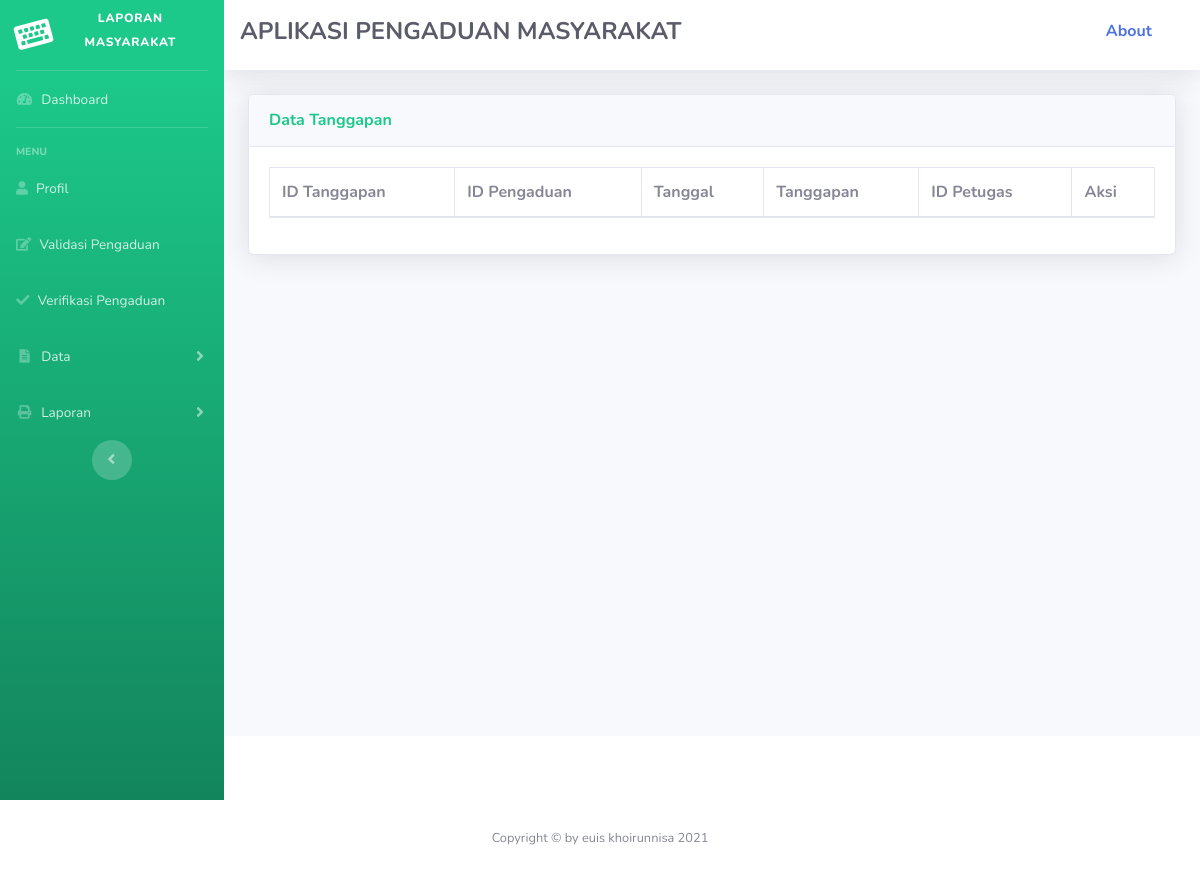
The app's page /admin/admin.php?url=daftar_tanggapan (signed in), older data.
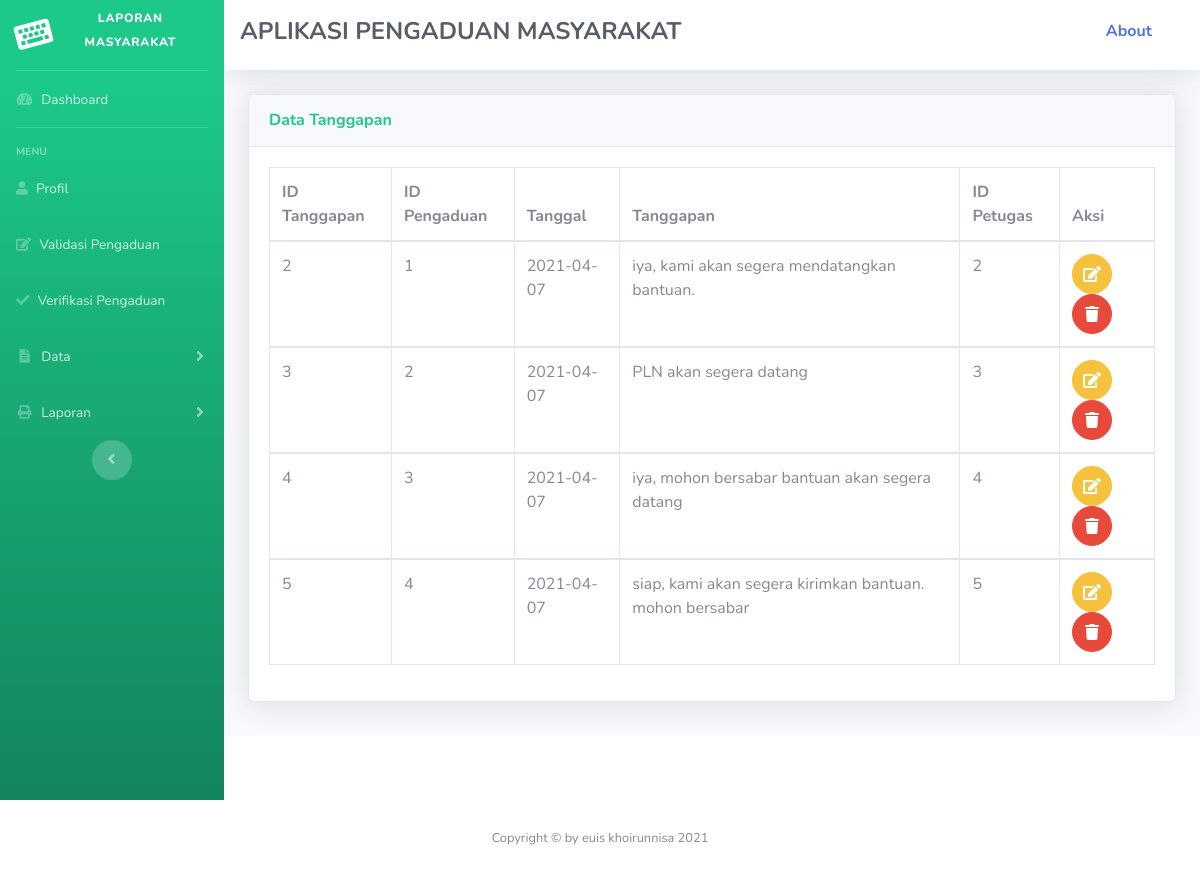
The same page, newer data.
### tables this page shows
CREATE TABLE `tanggapan` (
  `id_tanggapan` int(11) NOT NULL,
  `id_pengaduan` int(11) NOT NULL,
  `tgl_tanggapan` date NOT NULL,
  `tanggapan` text NOT NULL,
  `id_petugas` int(11) NOT NULL
);

### admin/daftar_tanggapan.php (the view, shortened to what this page needs)
        <div class="card shadow mb-4">
          <div class="card-header py-3">
            <h6 class="m-0 font-weight-bold text-success">Data Tanggapan</h6>
          </div>
          <div class="card-body">
            <div class="table-responsive">
              <table class="table table-bordered" id="dataTable" width="100%" cellspacing="0">
                <thead>
                  <tr>
                    <th>ID Tanggapan</th>
                    <th>ID Pengaduan</th>
                    <th>Tanggal</th>
                    <th>Tanggapan</th>
                    <th>ID Petugas</th>
                    <th>Aksi</th>
                  </tr>
                </thead>
                <?php
                require '../koneksi.php';
                $sqli=mysqli_query($konek, "select * from tanggapan");
                while ($data=mysqli_fetch_array($sqli)) {
                ?>
                <tbody>
                  <tr>
                      <td><?php echo $data['id_tanggapan']; ?></td>
                      <td><?php echo $data['id_pengaduan']; ?></td>
                      <td><?php echo $data['tgl_tanggapan']; ?></td>
                      <td><?php echo $data['tanggapan']; ?></td>
                      <td><?php echo $data['id_tanggapan']; ?></td>
                    <td>
                  <a href="admin.php?url=edit_tanggapan&id=<?php echo $data['id_tanggapan']; ?>"
                  class="btn btn-warning btn-circle">
                      <i class="fa fa-edit"></i>
                  </a>
                  <a href="delete_tanggapan.php?id=<?php echo $data['id_tanggapan']; ?>"
                  class="btn btn-danger btn-circle" onclick="return confirm('Yakin akan dihapus?')">
                      <i class="fa fa-trash"></i>
                  </a>
                    </td>
                  </tr>
                </tbody>
                <?php } ?>
              </table>
            </div>
          </div>
        </div>
      </div>
    </div>
    <footer class="sticky-footer bg-white">
    </footer>
  </div>
</div>

### admin/admin.php (shortened to what this page needs)
<!DOCTYPE html>
<html lang="en">
<head>
  <link href="../vendor/fontawesome-free/css/all.min.css" rel="stylesheet" type="text/css">
  <link href="../css/sb-admin-2.min.css" rel="stylesheet">
</head>
<body id="page-top">
  <div id="wrapper">
    <ul class="navbar-nav bg-gradient-success sidebar sidebar-dark accordion" id="accordionSidebar">
      <a class="sidebar-brand d-flex align-items-center justify-content-center" href="#">
        <div class="sidebar-brand-icon rotate-n-15">
          <i class="fas fa-keyboard"></i>
        </div>
        <div class="sidebar-brand-text mx-3"> <sup>Laporan Masyarakat</sup></div>
      </a>
      <hr class="sidebar-divider my-0">
      <li class="nav-item">
        <a class="nav-link" href="admin.php">
          <i class="fas fa-fw fa-tachometer-alt"></i>
          <span>Dashboard</span></a>
      </li>
      <hr class="sidebar-divider">
      <div class="sidebar-heading">
        Menu
      </div>
      <li class="nav-item">
        <a class="nav-link" href="?url=profil">
          <i class="fas fa-user"></i>
          <span>Profil</span></a>
      </li>
      <li class="nav-item">
        <a class="nav-link" href="?url=validasi_pengaduan">
          <i class="fas fa-edit"></i>
          <span>Validasi Pengaduan</span></a>
      </li>
      <li class="nav-item">
        <a class="nav-link" href="?url=verifikasi_pengaduan">
          <i class="fas fa-check"></i>
          <span>Verifikasi Pengaduan</span></a>
      </li>
      <li class="nav-item">
        <a class="nav-link collapsed" href="#" data-toggle="collapse" data-target="#collapseTwo" aria-expanded="true" aria-controls="collapseTwo">
          <i class="fas fa-fw fa-file-alt"></i>
          <span>Data</span>
        </a>
      </li>
      <li class="nav-item">
        <a class="nav-link collapsed" href="#" data-toggle="collapse" data-target="#collapseThree" aria-expanded="true" aria-controls="collapseThree">
          <i class="fas fa-fw fa-print"></i>
          <span>Laporan</span>
        </a>
      </li>
      <div class="text-center d-none d-md-inline">
        <button class="rounded-circle border-0" id="sidebarToggle"></button>
      </div>
    </ul>
    <div id="content-wrapper" class="d-flex flex-column">
      <div id="content">
        <nav class="navbar navbar-expand navbar-light bg-white topbar mb-4 static-top shadow d-flex align-items-center justify-content-between">
         <h4 class="text-uppercase text-dark font-weight-bold">Aplikasi Pengaduan Masyarakat</h4>
         <li class="nav-link dropdown no-arrow">
              <a class="nav-link dropdown-toggle" href="#" id="userDropdown" role="button" data-toggle="dropdown" aria-haspopup="true" aria-expanded="false">
                <p class="mt-2 font-weight-bold text-capitalize">About</p>
                </a>
        </li>
        </nav>
        <div class="container-fluid">
        <?php include 'halaman_admin.php'; ?>
      <footer class="sticky-footer bg-white">
        <div class="container my-auto">
          <div class="copyright text-center my-auto">
            <span>Copyright &copy; by euis khoirunnisa 2021</span>
          </div>
        </div>
      </footer>
</body>
</html>

### admin/halaman_admin.php (shortened to what this page needs)
<?php
if (isset($_GET['url']))
{
    $url=$_GET['url'];
    switch($url)
    {
        case 'daftar_tanggapan':
        include'daftar_tanggapan.php';
        break;
    }
}
?>

Row changes from the older to the newer data that the page shows:
added tanggapan: id_tanggapan "2", id_pengaduan "1", tgl_tanggapan "2021-04-07", tanggapan "iya, kami akan segera mendatangkan bantuan."
added tanggapan: id_tanggapan "3", id_pengaduan "2", tgl_tanggapan "2021-04-07", tanggapan "PLN akan segera datang"
added tanggapan: id_tanggapan "4", id_pengaduan "3", tgl_tanggapan "2021-04-07", tanggapan "iya, mohon bersabar bantuan akan segera datang"
added tanggapan: id_tanggapan "5", id_pengaduan "4", tgl_tanggapan "2021-04-07", tanggapan "siap, kami akan segera kirimkan bantuan. mohon bersabar"
